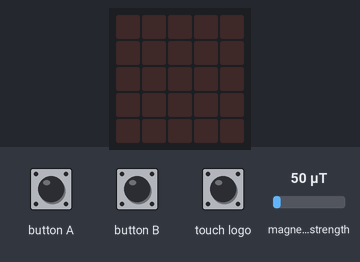
A program run on a simulated BBC micro:bit (MakeCode). Parts: the board's 5×5 LED display. The test bench sets the inputs (shaded band); at power-on: magnetic field strength 50 µT.

Above: at 1.2 s.
1.3 s: button A pressed for 0.15 s
At 1.7 s:
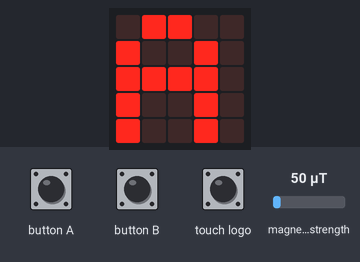
2.9 s: button B pressed for 0.15 s
At 4.1 s:
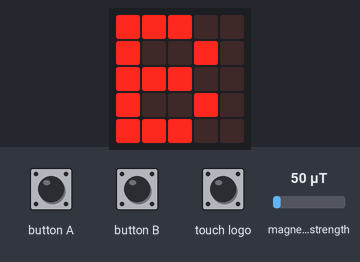
Timing chart, 0 to 5.9 s (numbered marks = the images above; inputs shaded):
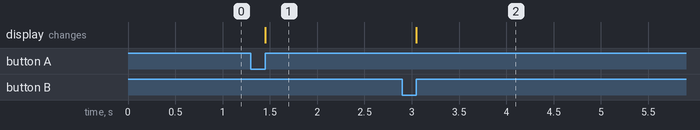

The program:

main.ts
```typescript
input.onLogoEvent(TouchButtonEvent.Pressed, function () {
    Switch = 0
})
input.onGesture(Gesture.ScreenDown, function () {
    Switch = 0
})
// Zauberin bietet eine frewillige Person nach, ob sie auf A drücken kann. Da Switch = 0, dann wird A gezeigt. Dann bietet nach, B zu drücken. Also B wird angezeigt.
input.onButtonPressed(Button.A, function () {
    if (Switch != 1) {
        basic.showString("A")
    } else {
        basic.showString("B")
    }
})
input.onButtonPressed(Button.B, function () {
    if (Switch != 1) {
        basic.showString("B")
    } else {
        basic.showString("A")
    }
})
let Switch = 0
Switch = 0
// Zauberin nähert Zauberstack und sagt ABRA CADABRA. Switch wird somit auf 1 gesetzt. Dann nachgefragt wird die frewillige Person ob sie wieder A und B drücken kann. WOW!
basic.forever(function () {
    if (input.magneticForce(Dimension.Strength) > 300) {
        Switch = 1
    }
})
```

test.ts
```typescript
// Hier kann man Tests durchführen; diese Datei wird nicht kompiliert, wenn dieses Paket als Erweiterung verwendet wird.
```

Measured:
- after the input at 1.3 s, the display: changes after 0.15 s (image 1)
- after the input at 2.9 s, the display: changes after 0.15 s (image 2)
